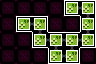

Rendered tile map (Tiled .tmx) drawn with the repository's tilesets; below, a short description and the full map source, tile grids included:
An orthogonal 6x4 tile map with 16x16 px tiles, 3 tile layers (Maze Shape, Room Properties, Minimap).

<map version="1.10" tiledversion="1.11.0" orientation="orthogonal" renderorder="right-down" width="6" height="4" tilewidth="16" tileheight="16" infinite="0" nextlayerid="4" nextobjectid="1">
 <tileset firstgid="1" source="../LayoutTiles.tsx" />
 <layer id="1" name="Maze Shape" width="6" height="4">
  <data encoding="csv">
1,1,1,1,17,36,
1,17,36,1,1,34,
1,1,51,33,33,52,
1,1,1,51,52,1
</data>
 </layer>
 <layer id="2" name="Room Properties" width="6" height="4">
  <data encoding="csv">
5,5,5,5,21,21,
5,21,21,5,5,21,
5,5,21,21,21,21,
5,5,5,21,21,5
</data>
 </layer>
 <layer id="3" name="Minimap" width="6" height="4">
  <data encoding="csv">
0,0,0,0,14,14,
0,14,14,0,0,14,
0,0,14,14,14,14,
0,0,0,14,14,0
</data>
 </layer>
</map>
